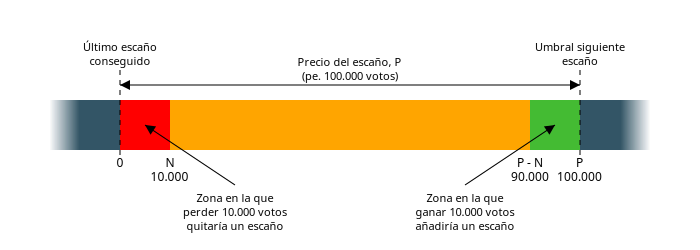

Python code for this plot:
import svgwrite
from cairosvg import svg2png, svg2pdf


def draw_seat_price_illustration(svg_filename="critical-zones.svg"):
    dwg = svgwrite.Drawing(svg_filename, size=("800px", "250px"))

    x_start = 100
    x_end = 700
    bar_y = 100
    bar_height = 20

    # --- Gradient fade background (dark blue with transparent edges) ---
    gradient = dwg.linearGradient(start=(0, 0), end=(1, 0), id="fade-gradient")
    gradient.add_stop_color(offset="0%", color="#003366", opacity=0)
    gradient.add_stop_color(offset="5%", color="#003366", opacity=1)
    gradient.add_stop_color(offset="95%", color="#003366", opacity=1)
    gradient.add_stop_color(offset="100%", color="#003366", opacity=0)
    dwg.defs.add(gradient)

    dwg.add(
        dwg.rect(
            insert=(x_start - 50, bar_y),
            size=(x_end - x_start + 100, bar_height),
            fill="url(#fade-gradient)"
        )
    )

    # Orange zone
    orange_start = 200
    orange_end = 600
    dwg.add(dwg.rect((orange_start, bar_y), (orange_end - orange_start, bar_height), fill="orange"))

    # Red block (N)
    red_width = 50
    red_center = orange_start + red_width / 2
    dwg.add(dwg.rect((orange_start, bar_y), (red_width, bar_height), fill="red"))
    dwg.add(dwg.text("N", insert=(orange_start + red_width, bar_y + 40), text_anchor="middle", font_size="12px"))

    # Green block (P - N)
    green_width = 50
    green_start = orange_end - green_width
    green_center = green_start + green_width / 2
    dwg.add(dwg.rect((green_start, bar_y), (green_width, bar_height), fill="green"))
    dwg.add(dwg.text("P - N", insert=(green_start, bar_y + 40), text_anchor="middle", font_size="12px"))

    # Dashed vertical lines and labels
    for x, label in [(orange_start, "Último escaño conseguido"), (orange_end, "Umbral siguiente escaño")]:
        dwg.add(dwg.line((x, bar_y - 30), (x, bar_y + bar_height + 10), stroke="black", stroke_dasharray="5,5"))
        dwg.add(dwg.text(label, insert=(x, bar_y - 35), text_anchor="middle", font_size="11px"))

    # Define arrow markers
    arrow_left = dwg.marker(id="arrow-left", insert=(5, 5), size=(10, 10), orient="auto")
    arrow_left.add(dwg.path("M10,0 L0,5 L10,10 Z", fill="black"))  # left-pointing
    dwg.defs.add(arrow_left)

    arrow_right = dwg.marker(id="arrow-right", insert=(5, 5), size=(10, 10), orient="auto")
    arrow_right.add(dwg.path("M0,0 L10,5 L0,10 Z", fill="black"))
    dwg.defs.add(arrow_right)

    arrow_diagonal_left = dwg.marker(id="arrow-diagonal-left", insert=(5, 5), size=(10, 10), orient="auto")
    arrow_diagonal_left.add(dwg.path("M0,0 L10,5 L0,10 Z", fill="black"))
    dwg.defs.add(arrow_diagonal_left)

    # Double-headed arrow (Precio del escaño)
    arrow_y = bar_y - 60
    arrow_line = dwg.line((orange_start, arrow_y), (orange_end, arrow_y), stroke="black", stroke_width=1)
    arrow_line.attribs["marker-start"] = arrow_left.get_funciri()
    arrow_line.attribs["marker-end"] = arrow_right.get_funciri()
    dwg.add(arrow_line)

    dwg.add(dwg.text(
        "Precio final del escaño P (pe. 100.000 votos)",
        insert=((orange_start + orange_end) / 2, arrow_y - 5),
        text_anchor="middle",
        font_size="11px",
    ))

    # --- Red zone multiline text and arrow ---
    multiline_font_size = "11px"
    line_spacing = 14
    text_block_y = bar_y + 60

    red_lines = [
        "Zona en la que",
        "perder 10.000 votos",
        "costaría un escaño",
    ]
    red_offset_x = -40
    red_text_x = red_center + red_offset_x

    for i, line in enumerate(red_lines):
        dy = text_block_y + i * line_spacing
        dwg.add(dwg.text(line, insert=(red_text_x, dy), text_anchor="middle", font_size=multiline_font_size))

    dwg.add(dwg.line(
        (red_text_x, text_block_y - 5),
        (red_center, bar_y + bar_height / 2),
        stroke="black",
        stroke_width=1,
        marker_end=arrow_diagonal_left.get_funciri()
    ))

    # --- Green zone multiline text and arrow ---
    green_lines = [
        "Zona en la que",
        "ganar 10.000 votos",
        "valdría un escaño",
    ]
    green_offset_x = 40
    green_text_x = green_center + green_offset_x

    for i, line in enumerate(green_lines):
        dy = text_block_y + i * line_spacing
        dwg.add(dwg.text(line, insert=(green_text_x, dy), text_anchor="middle", font_size=multiline_font_size))

    dwg.add(dwg.line(
        (green_text_x, text_block_y - 5),
        (green_center, bar_y + bar_height / 2),
        stroke="black",
        stroke_width=1,
        marker_end=arrow_right.get_funciri()
    ))

    # Save the SVG
    dwg.save()

    # Export to PNG and PDF using CairoSVG
    with open(svg_filename, "rb") as f:
        svg_data = f.read()
        svg2png(bytestring=svg_data, write_to=svg_filename.replace(".svg", ".png"))
        svg2pdf(bytestring=svg_data, write_to=svg_filename.replace(".svg", ".pdf"))


# Run the function
draw_seat_price_illustration()

